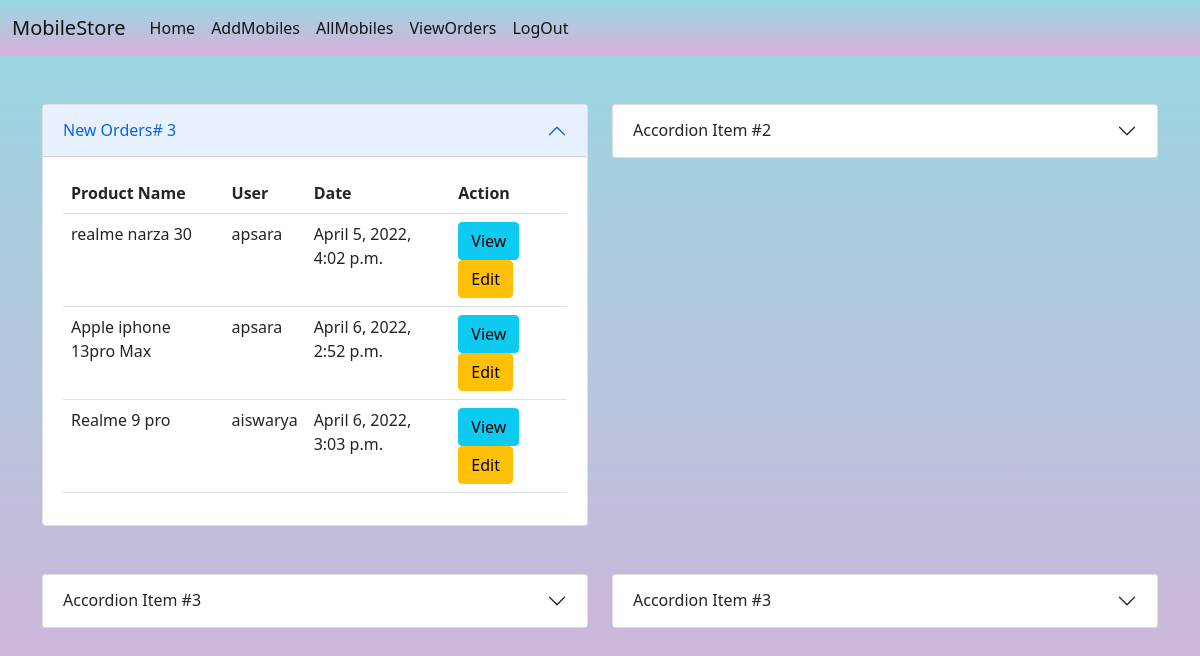
Page /owner/dashboard (signed in) on the earlier database version.
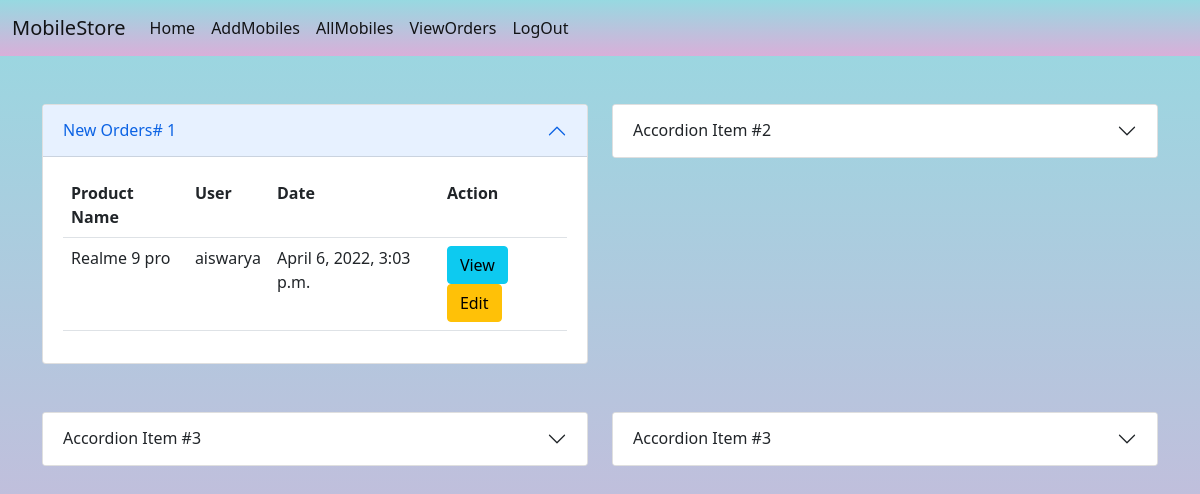
Same page on the later database version.
### customer/models.py (models this page shows)
class Orders(models.Model):
    product = models.ForeignKey(Mobiles, on_delete=models.CASCADE)
    user = models.ForeignKey(User, on_delete=models.CASCADE)
    address = models.CharField(max_length=120)
    qty = models.PositiveIntegerField(default=1)
    date = models.DateTimeField(auto_now_add=True, null=True)
    d_date = datetime.today()+timedelta(days=5)
    expected_delivery_date = models.DateField(default=d_date, null=True)
    options = (
        ("orderplaced", "orderplaced"),
        ("dispatched", "dispatched"),
        ("in_transmit", "in_transmit"),
        ("delivered", "delivered"),
        ("order_cancelled", "order_cancelled")
    )
    status = models.CharField(max_length=20, choices=options, default="orderplaced")

### owner/models.py (models this page shows, shortened)
class Mobiles(models.Model):
    mobile_name = models.CharField(max_length=120)
    price = models.PositiveIntegerField()
    image = models.ImageField(upload_to="images", null=True)
    RAM_ROM = models.CharField(max_length=120)
    processor = models.CharField(max_length=50)
    rear_camera = models.CharField(max_length=50)
    front_camera = models.CharField(max_length=50)
    battery = models.CharField(max_length=50, null=True)
    display = models.CharField(max_length=120)
    stock = models.PositiveIntegerField()

### owner/views.py (the view)
# urls.py: path("dashboard", views.DashBoardView.as_view(), name="dashboard"),
@method_decorator(admin_sign_in_required, name="dispatch")
class DashBoardView(TemplateView):
    template_name = "dashboard.html"
    def get(self, request, *args, **kwargs):
        new_orders = Orders.objects.filter(status="orderplaced")
        return render(request, self.template_name, {"new_orders": new_orders})

### owner/templates/dashboard.html (shortened to what this page needs)
{%extends 'base.html'%}
{%block body_block%}
<div class="row mt-5">
    <div class="col-6">
        <div class="accordion-item">
            <h2 class="accordion-header" id="headingOne">
                <button class="accordion-button" type="button" data-bs-toggle="collapse" data-bs-target="#collapseOne"
                        aria-expanded="true" aria-controls="collapseOne">
                   New Orders# {{new_orders|length}}
                </button>
            </h2>
            <div id="collapseOne" class="accordion-collapse collapse show" aria-labelledby="headingOne"
                 data-bs-parent="#accordionExample">
                <div class="accordion-body">
                   <table class="table">
                       <tr>
                           <th>Product Name</th>
                           <th>User</th>
                           <th>Date</th>
                           <th>Action</th>
                       </tr>
                       {%for order in new_orders%}
                       <tr>
                           <td>{{order.product.mobile_name}}</td>
                           <td>{{order.user}}</td>
                           <td>{{order.date}}</td>
                           <td>
                               <a href="{%url 'order_detail' order.id%}" class="btn btn-info">View</a>
                               <a href="{%url 'order_edit' order.id%}" class="btn btn-warning">Edit</a>
                           </td>
                       </tr>
                       {%endfor%}
                   </table>
                </div>
            </div>
        </div>
    </div>
    <div class="col-6">
        <div class="accordion-item">
            <h2 class="accordion-header" id="headingTwo">
                <button class="accordion-button collapsed" type="button" data-bs-toggle="collapse"
                        data-bs-target="#collapseTwo" aria-expanded="false" aria-controls="collapseTwo">
                    Accordion Item #2
                </button>
            </h2>
        </div>
    </div>
</div>
<div class="row mt-5">
    <div class="col-6">
        <div class="accordion-item">
            <h2 class="accordion-header" id="headingThree">
                <button class="accordion-button collapsed" type="button" data-bs-toggle="collapse"
                        data-bs-target="#collapseThree" aria-expanded="false" aria-controls="collapseThree">
                    Accordion Item #3
                </button>
            </h2>
        </div>
    </div>
    <div class="col-6">
        <div class="accordion-item">
            <h2 class="accordion-header" id="headingFour">
                <button class="accordion-button collapsed" type="button" data-bs-toggle="collapse"
                        data-bs-target="#collapseFour" aria-expanded="false" aria-controls="collapseFour">
                    Accordion Item #3
                </button>
            </h2>
        </div>
    </div>
</div>
{%endblock%}

Differences in the rows shown:
no longer on this page (row edited): Orders: product.mobile_name "realme narza 30", user "apsara", date "April 5, 2022, 4:02 p.m."
no longer on this page (row edited): Orders: product.mobile_name "Apple iphone 13pro Max", user "apsara", date "April 6, 2022, 2:52 p.m."
Other differences:
{{ new_orders|length }}: "3" → "1"
